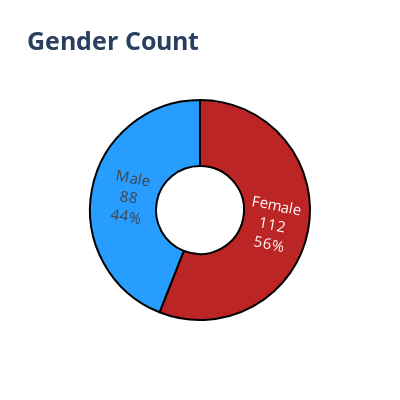

Here is the notebook cell this chart was saved with:
### Code cell
# Visualize the gender distribution

gender_dis = clean_data['Gender'].value_counts()


# Visualise in pie chart

fig = px.pie(
    names = gender_dis.index,
    values=gender_dis.values,
    title='<b> Gender Count </b>',
    hole=.4,
    width = 400,
    height=400
)
fig.update_traces(textposition='inside',
                  textinfo='percent+label+value',
                  textfont_size=15,
                  marker=dict(colors=['#BB2525', '#279EFF'], line=dict(color='#000000', width=2)))
fig.update_layout(title={'font': {'size': 25}}, showlegend=False)
fig.show()

### Figure 1 — Plotly figure (JSON) as saved in the notebook; plotly's stock layout.template omitted (floating-point values rounded to 4 significant figures)
{"data": [{"domain": {"x": [0, 1], "y": [0, 1]}, "hole": 0.4, "hovertemplate": "label=%{label}<br>value=%{value}<extra></extra>", "labels": ["Female", "Male"], "legendgroup": "", "marker": {"colors": ["#BB2525", "#279EFF"], "line": {"color": "#000000", "width": 2}}, "name": "", "showlegend": true, "textfont": {"size": 15}, "textinfo": "percent+label+value", "textposition": "inside", "type": "pie", "values": [112, 88]}], "layout": {"height": 400, "legend": {"tracegroupgap": 0}, "showlegend": false, "title": {"font": {"size": 25}, "text": "<b> Gender Count </b>"}, "width": 400}}
